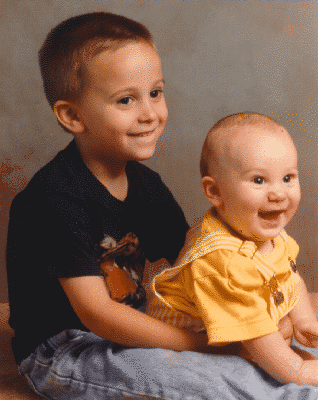
#> input picture Digital_Image_Processing/exp_1/kids.tif, 318 x 400 px
$ python exp_1_4.py
#> lines starting #> are read from the running program, lines starting #| are printed output that depends on the picture
# -*- coding:utf-8 -*-

import matplotlib.pyplot as plt
import matplotlib.cm as cm
import Image
import numpy as np

kids_0 = np.asarray(Image.open('kids.tif').convert('L'))/float(255)
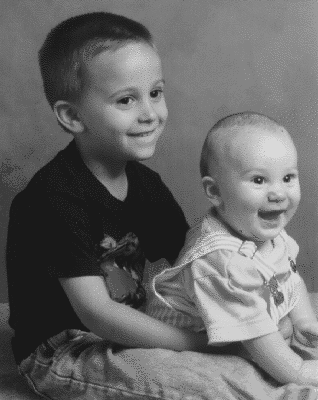
#> kids_0: shape (400, 318) float64; min 0.098, max 0.851, mean 0.41
(M,N) = kids_0.shape
#> M = 400; N = 318
r = np.arange(0,1+0.0001,0.0001)
s1 = r**0.6
s2 = r**0.4
s3 = r**0.3
fig = plt.figure(figsize=[12,12])
ax1 = fig.add_subplot(331)
ax1.imshow(kids_0,cmap=cm.gray)
ax1.set_title('input image')
ax1.set_xticks([])
ax1.set_yticks([])
ax2 = fig.add_subplot(332)
ax2.plot(r,s1)
ax2.set_xlabel('r')
ax2.set_ylabel('s')
ax2.set_title('s-r')
kids_1 = kids_0.copy()
for m in range(M):
    for n in range(N):
        kids_1[m,n] = kids_0[m,n]**0.6
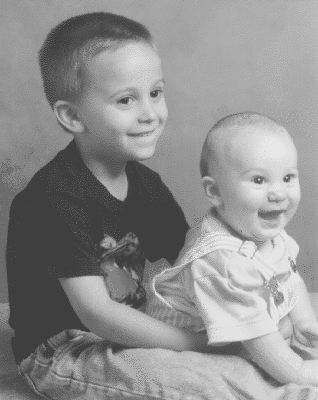
#> kids_1: shape (400, 318) float64; min 0.248, max 0.908, mean 0.564
ax3 = fig.add_subplot(333)
ax3.imshow(kids_1,cmap=cm.gray)
ax3.set_title('output image')
ax3.set_xticks([])
ax3.set_yticks([])

ax4 = fig.add_subplot(334)
ax4.imshow(kids_0,cmap=cm.gray)
ax4.set_title('input image')
ax4.set_xticks([])
ax4.set_yticks([])

ax5 = fig.add_subplot(335)
ax5.plot(r,s2)
ax5.set_xlabel('r')
ax5.set_ylabel('s')
ax5.set_title('s-r')
kids_2 = kids_0.copy()
for m in range(M):
    for n in range(N):
        kids_2[m,n] = kids_0[m,n]**0.4
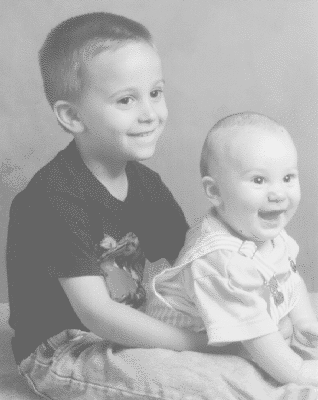
#> kids_2: shape (400, 318) float64; min 0.395, max 0.937, mean 0.672
ax6 = fig.add_subplot(336)
ax6.imshow(kids_2,cmap=cm.gray)
ax6.set_title('output image')
ax6.set_xticks([])
ax6.set_yticks([])

ax7 = fig.add_subplot(337)
ax7.imshow(kids_0,cmap=cm.gray)
ax7.set_title('input image')
ax7.set_xticks([])
ax7.set_yticks([])

ax8 = fig.add_subplot(338)
ax8.plot(r,s3)
ax8.set_xlabel('r')
ax8.set_ylabel('s')
ax8.set_title('s-r')
kids_3 = kids_0.copy()
for m in range(M):
    for n in range(N):
        kids_3[m,n] = kids_0[m,n]**0.3
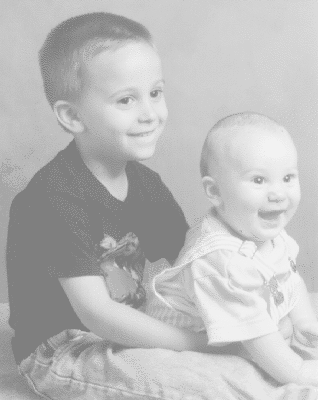
#> kids_3: shape (400, 318) float64; min 0.498, max 0.953, mean 0.738
ax9 = fig.add_subplot(339)
ax9.imshow(kids_3,cmap=cm.gray)
ax9.set_title('output image')
ax9.set_xticks([])
ax9.set_yticks([])

fig.suptitle('exp_1_4')
fig.savefig('exp_1_4.jpg')
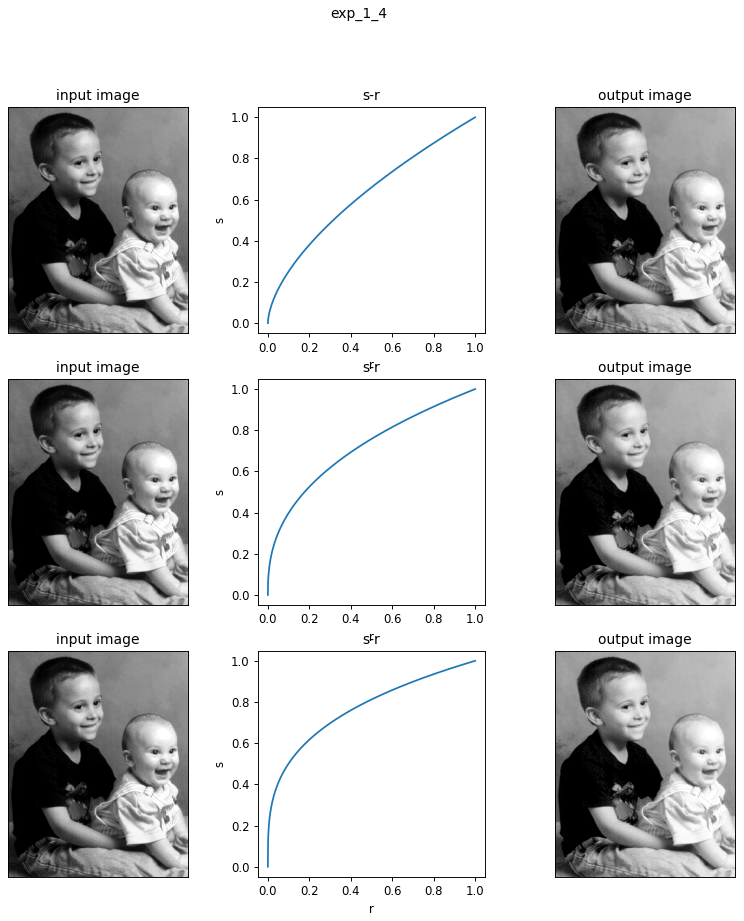
#> figure drawn by matplotlib, 9 panels; panel 2: curve peaks at x = 1, y = 1; panel 5: curve peaks at x = 1, y = 1; panel 8: curve peaks at x = 1, y = 1

$ run again, with Digital_Image_Processing/exp_1/circuit.tif copied over Digital_Image_Processing/exp_1/kids.tif
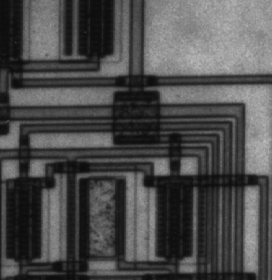
#> input picture Digital_Image_Processing/exp_1/circuit.tif, 272 x 280 px
#> after the loop `for m in range(M):`:
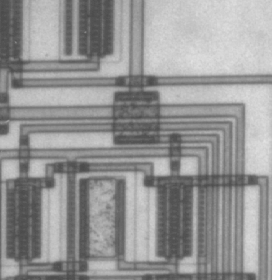
#> kids_2: shape (280, 272) float64; min 0.294, max 0.891, mean 0.586
#> after the loop `for m in range(M):`:
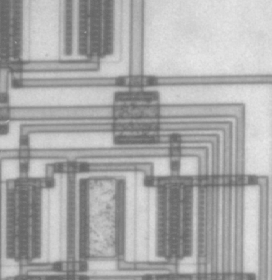
#> kids_3: shape (280, 272) float64; min 0.4, max 0.917, mean 0.665

$ run again, with Digital_Image_Processing/exp_1/rice.png saved as Digital_Image_Processing/exp_1/kids.tif
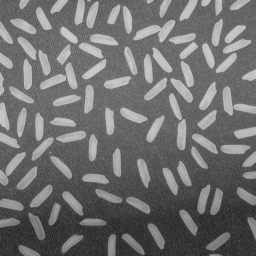
#> input picture Digital_Image_Processing/exp_1/rice.png, 256 x 256 px
#> after the loop `for m in range(M):`:
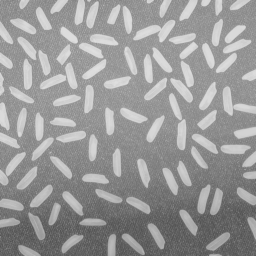
#> kids_1: shape (256, 256) float64; min 0.329, max 0.875, mean 0.597
#> after the loop `for m in range(M):`:
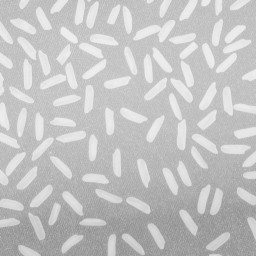
#> kids_3: shape (256, 256) float64; min 0.574, max 0.935, mean 0.768
